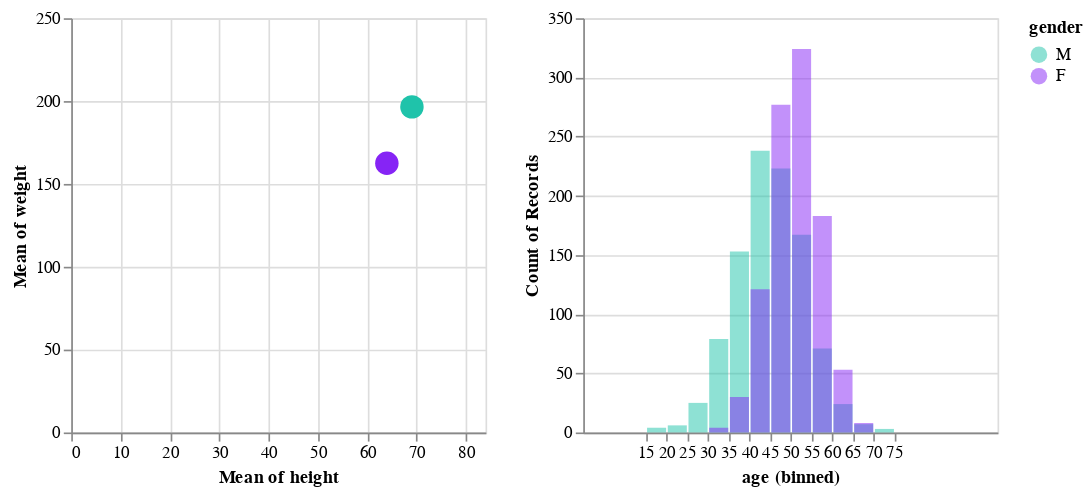

Here is the notebook cell this chart was saved with:
### Code cell
import altair as alt
import pandas as pd
import numpy as np

# generate fake data
source = pd.DataFrame({'gender': ['M']*1000 + ['F']*1000,
               'height':np.concatenate((np.random.normal(69, 7, 1000),
                                       np.random.normal(64, 6, 1000))),
               'weight': np.concatenate((np.random.normal(195.8, 144, 1000),
                                        np.random.normal(167, 100, 1000))),
               'age': np.concatenate((np.random.normal(45, 8, 1000),
                                        np.random.normal(51, 6, 1000)))
        })

selector = alt.selection_single(empty='all', fields=['gender'])

color_scale = alt.Scale(domain=['M', 'F'],
                        range=['#1FC3AA', '#8624F5'])

base = alt.Chart(source).properties(
    width=250,
    height=250
).add_selection(selector)

points = base.mark_point(filled=True, size=200).encode(
    x=alt.X('mean(height):Q',
            scale=alt.Scale(domain=[0,84])),
    y=alt.Y('mean(weight):Q',
            scale=alt.Scale(domain=[0,250])),
    color=alt.condition(selector,
                        'gender:N',
                        alt.value('lightgray'),
                        scale=color_scale),
)

hists = base.mark_bar(opacity=0.5, thickness=100).encode(
    x=alt.X('age',
            bin=alt.Bin(step=5), # step keeps bin size the same
            scale=alt.Scale(domain=[0,100])),
    y=alt.Y('count()',
            stack=None,
            scale=alt.Scale(domain=[0,350])),
    color=alt.Color('gender:N',
                    scale=color_scale)
).transform_filter(
    selector
)


points | hists

### Figure 1 — Vega-Lite specification as saved in the notebook (floating-point values rounded to 4 significant figures; data arrays with more than 128 entries replaced by an {"elided": "..."} marker saying what was removed)
{"config": {"view": {"continuousWidth": 400, "continuousHeight": 300}}, "hconcat": [{"mark": {"type": "point", "filled": true, "size": 200}, "encoding": {"color": {"condition": {"type": "nominal", "field": "gender", "scale": {"domain": ["M", "F"], "range": ["#1FC3AA", "#8624F5"]}, "selection": "selector008"}, "value": "lightgray"}, "x": {"type": "quantitative", "aggregate": "mean", "field": "height", "scale": {"domain": [0, 84]}}, "y": {"type": "quantitative", "aggregate": "mean", "field": "weight", "scale": {"domain": [0, 250]}}}, "height": 250, "selection": {"selector008": {"type": "single", "empty": "all", "fields": ["gender"]}}, "width": 250}, {"mark": {"type": "bar", "opacity": 0.5, "thickness": 100}, "encoding": {"color": {"type": "nominal", "field": "gender", "scale": {"domain": ["M", "F"], "range": ["#1FC3AA", "#8624F5"]}}, "x": {"type": "quantitative", "bin": {"step": 5}, "field": "age", "scale": {"domain": [0, 100]}}, "y": {"type": "quantitative", "aggregate": "count", "scale": {"domain": [0, 350]}, "stack": null}}, "height": 250, "selection": {"selector008": {"type": "single", "empty": "all", "fields": ["gender"]}}, "transform": [{"filter": {"selection": "selector008"}}], "width": 250}], "data": {"name": "data-e146af5f86da221f7945f3e68b0a5bce"}, "$schema": "https://vega.github.io/schema/vega-lite/v4.8.1.json", "datasets": {"data-e146af5f86da221f7945f3e68b0a5bce": {"elided": "2000 records"}}}
